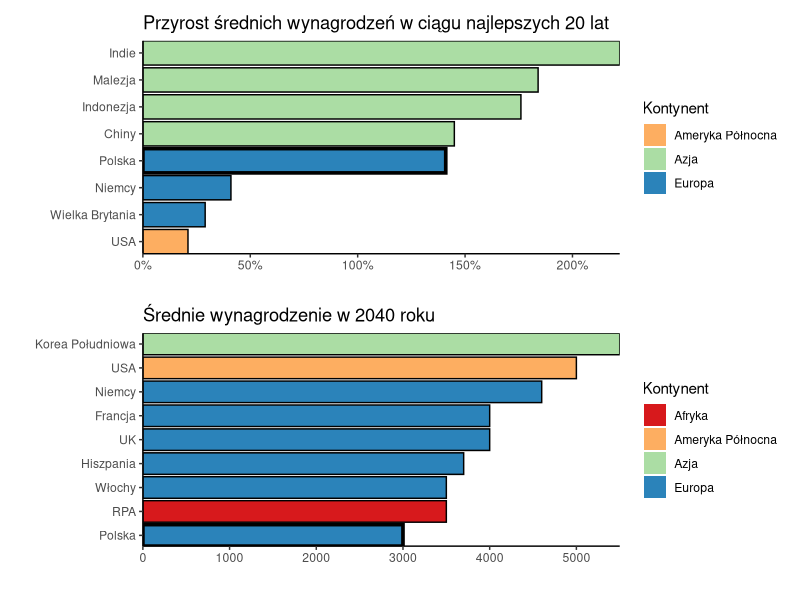

Source code (R):
## ---- chunk 1
##### Dane i pakiety #####
library('ggplot2')
library('dplyr')
library('patchwork')
library('RColorBrewer')

countries1  <- c("Indie", "Malezja", "Indonezja", "Chiny", "Polska", "Niemcy", "Wielka Brytania" , "USA")
continents1 <- c("Azja", "Azja", "Azja", "Azja", "Europa", "Europa", "Europa", "Ameryka Północna")
values1     <- c(2.22, 1.84, 1.76, 1.45, 1.41, 0.41, 0.29, 0.21)

countries2  <- c("Korea Południowa", "USA", "Niemcy", "Francja", "UK", "Hiszpania", "Włochy", "RPA", "Polska")
continents2 <- c("Azja", "Ameryka Północna", "Europa", "Europa", "Europa", "Europa", "Europa", "Afryka", "Europa")
values2     <- c(5500, 5000, 4600, 4000, 4000, 3700, 3500, 3500, 3000)

df1 <- data.frame(Kraj = countries1, Wartość = values1, Kontynent = continents1)

df2 <- data.frame(Kraj = countries2, Wartość = values2, Kontynent = continents2)
## ---- chunk 2
color_palette <- "Spectral"

p1 <- ggplot(
    data = df1,
    aes(
        x = Kraj, y = Wartość,
        fill = Kontynent,
        color = Kraj == "Polska",
        size = Kraj == "Polska"
        ) 
    )+
geom_bar(stat = "identity") +
theme_classic() +
scale_x_discrete(limits = rev(countries1), expand = c(0, 0)) +
scale_y_continuous(labels = scales::percent, expand = c(0, 0)) +
scale_color_manual(values = rep("black", 2), guide = FALSE) +
scale_size_manual(values = c(0.5, 1.25), guide = FALSE) +
scale_fill_manual(values = brewer.pal(4, color_palette)[-1]) +
coord_flip() +
labs(title = "Przyrost średnich wynagrodzeń w ciągu najlepszych 20 lat", x = "", y = "")

p2 <- ggplot(
    data = df2,
    aes(
        x = Kraj, y = Wartość,
        fill = Kontynent,
        color = Kraj == "Polska",
        size = Kraj == "Polska"
    ) 
)+
geom_bar(stat = "identity") +
theme_classic() +
scale_x_discrete(limits = rev(countries2), expand = c(0, 0)) +
scale_y_continuous(expand = c(0, 0)) +
scale_color_manual(values = rep("black", 2), guide = FALSE) +
scale_size_manual(values = c(0.5, 1.25), guide = FALSE) +
scale_fill_manual(values = brewer.pal(4, color_palette)) +
coord_flip() +
labs(title = "Średnie wynagrodzenie w 2040 roku", x = "", y = "")

p1 / p2
